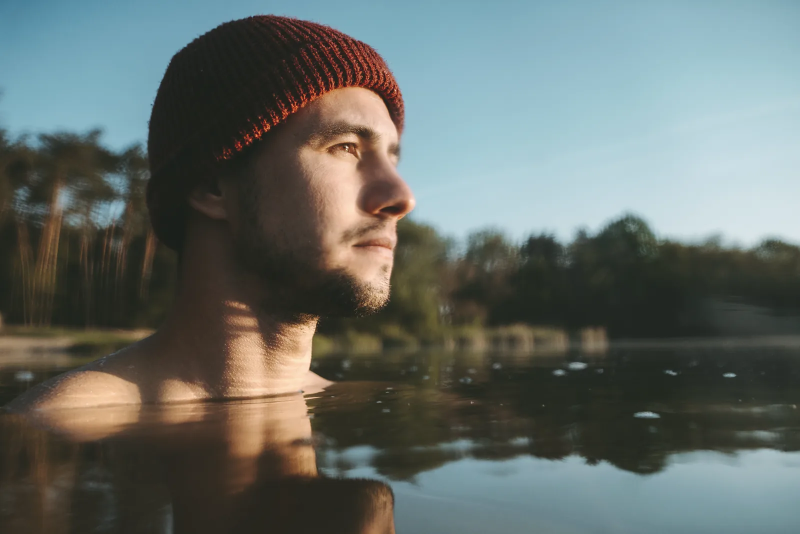
#> input picture templates/estate-ardvren/img/g-swim.webp, 1600 x 1067 px, given in place of 326369057-frame.jpg, which was not available (shown at 1/2 size)
$ python grade.py ../img/g-swim.webp
#> lines starting #> are read from the running program, lines starting #| are printed output that depends on the picture; pictures that were not available may be replaced by others from this repository, and a replacement may not be noted
#> in export, im is the input picture: PIL image 1600x1067 RGB; mean R, G, B 100.7, 108.2, 103.9
"""ARDVREN — crop, grade and export the nineteen licensed plates.

The site is Scots-pine dark with one larch accent, and stock photography of
forests and cabins arrives either cheerful-green or steel-blue, so every
plate gets the same treatment: the black point is lifted into the page
ground (#14201f) so a photograph's shadows and the panels around it read as
one surface, saturation comes down a sixth, and a gentle S-curve puts the
contrast back. Cabin larch and the two faces keep their warmth on purpose —
larch is the accent colour of the whole site.

Each plate is exported at the crops the pages actually use: a wide hero, a
tall 4:5 hero for phones, 20:9 bands, 4:5 and 4:3 tiles, 4:3 lodge cards
and 4:5 portraits.

    python tools/grade.py            # plates
    python tools/grade.py --video    # the three clips (needs ffmpeg on PATH or FFMPEG env)

The three clips are trimmed to the twelve seconds that loop best, scaled to
1280x720, graded to match the stills (saturation down, a touch of contrast)
and encoded H.264 CRF 24 with faststart, no audio; a poster frame is pulled
from each. Full-resolution originals live in tools/raw/ on the build machine
and are not shipped.
"""
import os
import sys
import subprocess
from PIL import Image, ImageEnhance, ImageFilter

HERE = os.path.dirname(os.path.abspath(__file__))
RAW = os.path.join(HERE, 'raw')
OUT = os.path.join(HERE, '..', 'img')
VID = os.path.join(HERE, '..', 'video')
os.makedirs(OUT, exist_ok=True)
os.makedirs(VID, exist_ok=True)

GROUND = (20, 32, 31)      # --ground, the page surface


def lut_lift(black, gamma=0.97, white=252):
    """Per-channel curve: black point lifted to `black`, mild gamma, soft S."""
    table = []
    for x in range(256):
        t = (x / 255.0) ** gamma
        s = t + 0.05 * (t - 0.5) * (1 - abs(2 * t - 1))
        s = min(1.0, max(0.0, s))
        table.append(int(round(black + (white - black) * s)))
    return table


def grade(im, sat=0.84, contrast=1.03, lift=GROUND, warm=False):
    im = im.convert('RGB')
    im = ImageEnhance.Color(im).enhance(sat)
    im = ImageEnhance.Contrast(im).enhance(contrast)
    if warm:
        # faces and larch: keep the red channel from sinking into the pine
        lut = lut_lift(lift[0] + 6) + lut_lift(lift[1]) + lut_lift(lift[2] - 4)
    else:
        lut = lut_lift(lift[0]) + lut_lift(lift[1]) + lut_lift(lift[2])
    im = im.point(lut)
    return im


def crop_ratio(im, ratio, cx=0.5, cy=0.5, zoom=1.0):
    """Largest `ratio` (w/h) window in `im`, scaled by 1/zoom, centred on (cx, cy)."""
#> called with ratio = 2.13, cx = 0.5, cy = 0.5, zoom = 1
    w, h = im.size
#> w = 1600; h = 1067
    if w / h > ratio:
        cw, ch = h * ratio, h
    else:
        cw, ch = w, w / ratio
#> cw = 1600; ch = 750
    cw, ch = cw / zoom, ch / zoom
    x0 = min(max(cx * w - cw / 2, 0), w - cw)
#> x0 = 0
    y0 = min(max(cy * h - ch / 2, 0), h - ch)
#> y0 = 158.5
    return im.crop((int(x0), int(y0), int(x0 + cw), int(y0 + ch)))
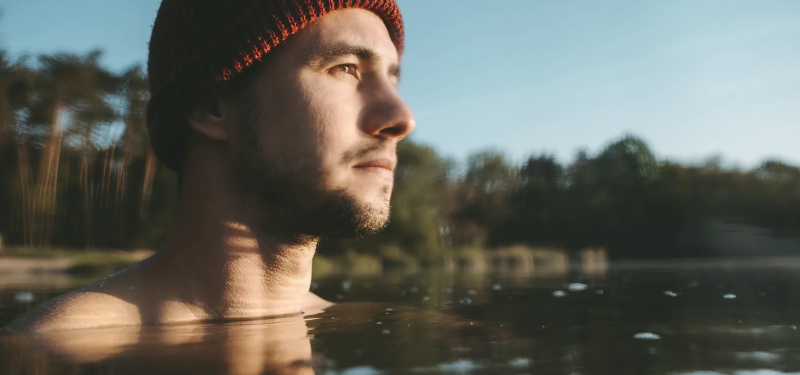
#> returned value: PIL image 1600x750 RGB (shown at 1/2 size); mean R, G, B 99.7, 101.2, 93.1


def export(src, name, width, height, cx=0.5, cy=0.5, zoom=1.0, q=82, **kw):
    im = Image.open(os.path.join(RAW, src + '.jpg'))
    im = crop_ratio(im, width / height, cx, cy, zoom)
    im = im.resize((width, height), Image.LANCZOS)
#> im: PIL image 2560x1200 RGB
    im = grade(im, **kw)
#> in grade, `im = im.point(lut)`:
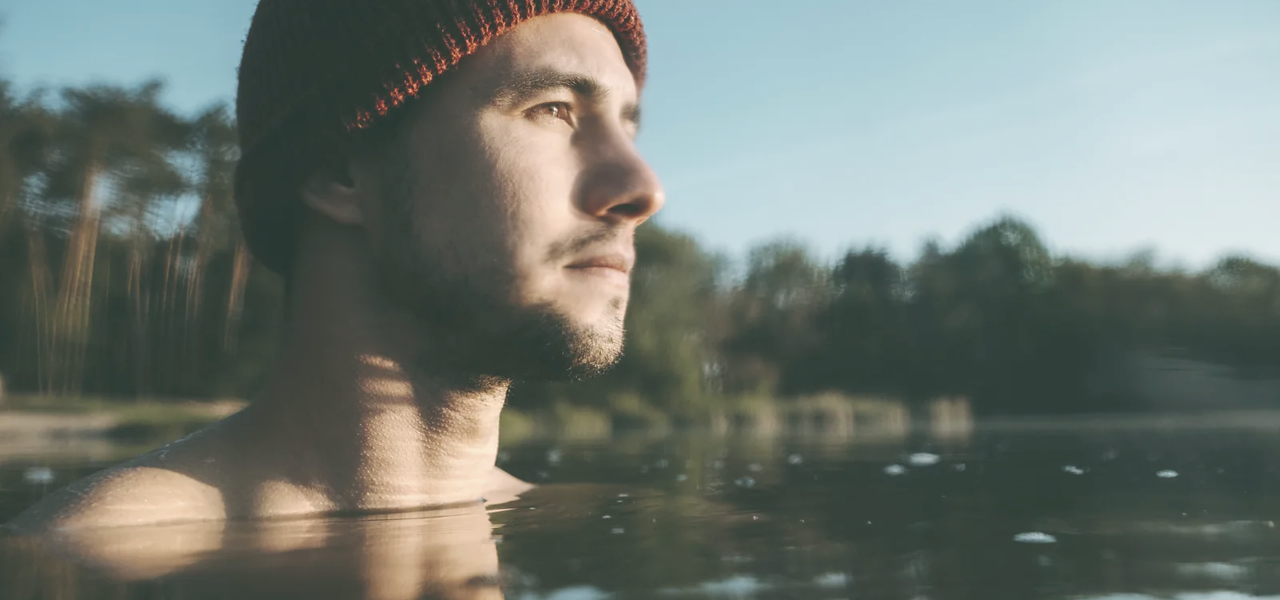
#> im: PIL image 2560x1200 RGB (shown at 1/2 size); mean R, G, B 111.5, 119.7, 112.9
    im = im.filter(ImageFilter.UnsharpMask(radius=1.2, percent=40, threshold=3))
#> pass 3 of the loop `for src, name, w, h, kw in PLATES:`:
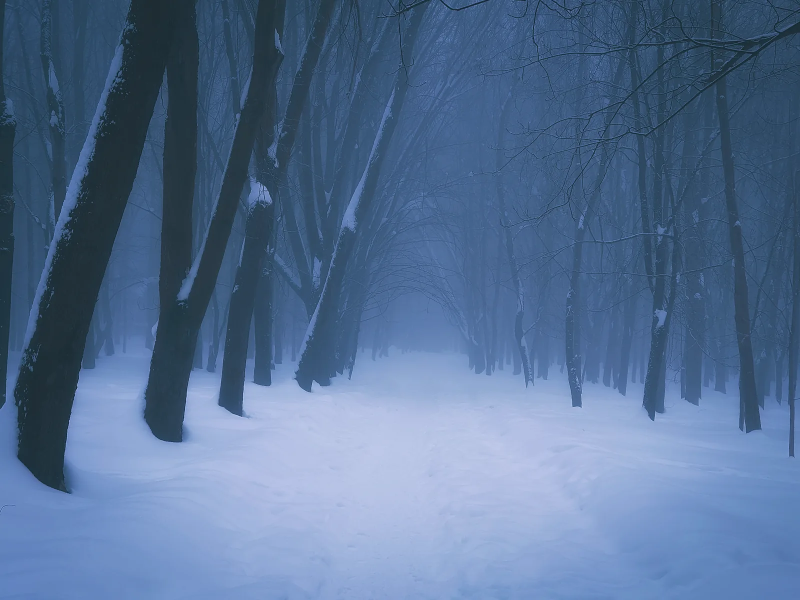
#> input picture templates/estate-ardvren/img/g-winter.webp, 1600 x 1200 px, given in place of 449691027.jpg, which was not available (shown at 1/2 size)
#> in export, im is the input picture: PIL image 1600x1200 RGB; mean R, G, B 85.2, 111.4, 147.1
#> in crop_ratio (call 3), `return im.crop((int(x0), int(y0), int(x0 + cw), int(y0 + ch)))`:
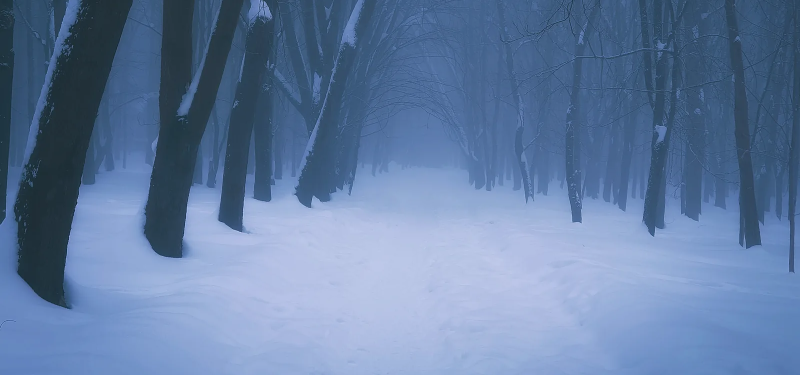
#> returned value: PIL image 1600x750 RGB (shown at 1/2 size); mean R, G, B 98.7, 124.2, 161.9
#> in grade (call 3), `im = im.point(lut)`:
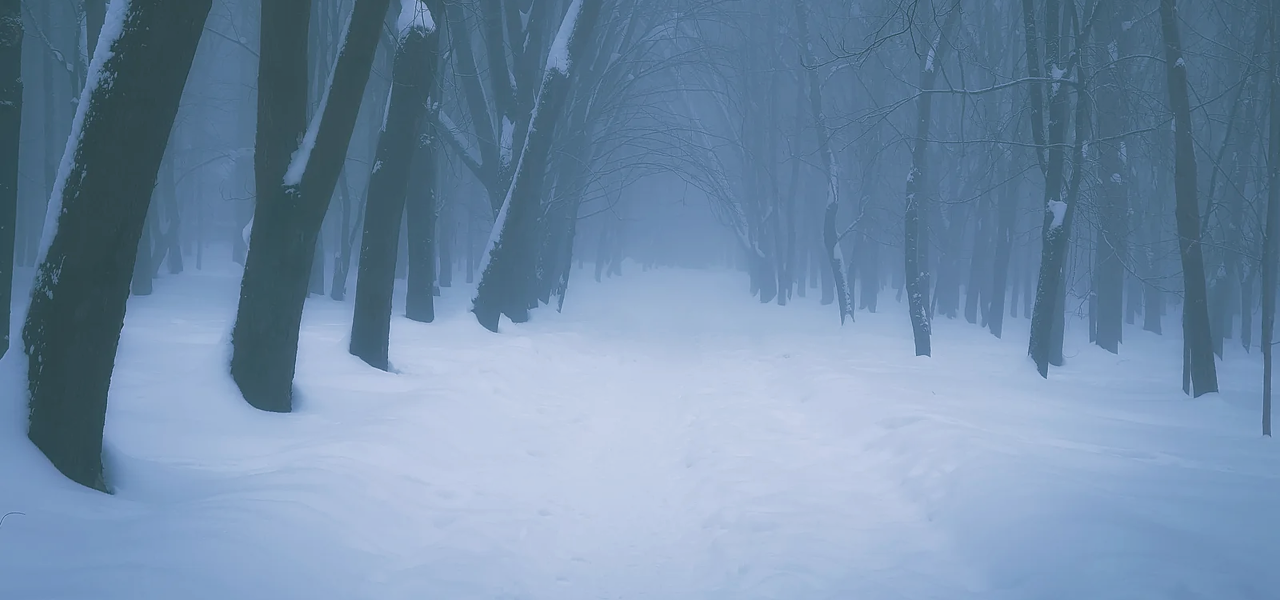
#> im: PIL image 2560x1200 RGB (shown at 1/2 size); mean R, G, B 113.5, 140, 167.8
    im.save(os.path.join(OUT, name + '.webp'), 'WEBP', quality=q, method=6)
    print('%-28s %dx%d  <- %s' % (name + '.webp', width, height, src))


PLATES = [
    # home — the five hero slides (slide one is the loch clip; its poster is a 4K frame of the master)
    ('326369057-frame', 'hero-loch',      2560, 1200, dict(cx=0.5, cy=0.5)),
    ('326369057-frame', 'hero-loch-tall', 1080, 1350, dict(cx=0.5, cy=0.5)),
    ('449691027', 'hero-forest',       2560, 1200, dict(cx=0.5, cy=0.62)),
    ('449691027', 'hero-forest-tall',  1080, 1350, dict(cx=0.45, cy=0.6)),
    ('403233677', 'hero-aerial',       2560, 1200, dict(cx=0.5, cy=0.5)),
    ('403233677', 'hero-aerial-tall',  1080, 1350, dict(cx=0.45, cy=0.5)),
    ('447487886', 'hero-pine',         2560, 1200, dict(cx=0.45, cy=0.55, warm=True)),
    ('447487886', 'hero-pine-tall',    1080, 1350, dict(cx=0.42, cy=0.5, warm=True)),
    ('1169072572', 'hero-winter',      2560, 1200, dict(cx=0.5, cy=0.5, warm=True)),
    ('1169072572', 'hero-winter-tall', 1080, 1350, dict(cx=0.45, cy=0.5, warm=True)),
    # home — the gallery, "The year at Ardvren"
    ('186908592', 'g-deer',    1600, 1067, dict(cx=0.5, cy=0.5)),
    ('565132524', 'g-swim',    1600, 1067, dict(cx=0.5, cy=0.5, warm=True)),
    ('493083492', 'g-winter',  1600, 1200, dict(cx=0.5, cy=0.5)),
    ('311495973', 'g-boat',    1600,  900, dict(cx=0.5, cy=0.55)),
    ('524696543', 'g-boats',   1600, 1067, dict(cx=0.5, cy=0.55)),
    ('635653950', 'g-heather', 1600, 1067, dict(cx=0.5, cy=0.55)),
    ('605778258', 'g-fire',    1000, 1333, dict(cx=0.5, cy=0.5, warm=True)),
    ('244621165', 'g-snow',    1600, 1067, dict(cx=0.5, cy=0.5)),
    ('449691027', 'og',                1200,  630, dict(cx=0.5, cy=0.62)),
    ('1442873552', 'band-river',       2000,  900, dict(cx=0.55, cy=0.5)),
    ('1442873552', 'band-river-tall',  1000, 1000, dict(cx=0.6, cy=0.5)),
    ('556571655', 'tile-pine',         1200, 1500, dict(cx=0.42, cy=0.5)),
    ('654228867', 'tile-owners',       1200, 1500, dict(cx=0.5, cy=0.56, zoom=1.28, warm=True)),
    ('403233677', 'band-aerial',       2000,  900, dict(cx=0.5, cy=0.55)),
    ('403233677', 'band-aerial-tall',  1000, 1000, dict(cx=0.5, cy=0.55)),
    # lodges
    ('541577575', 'lodge-bothy',       1400, 1050, dict(cx=0.52, cy=0.63, zoom=2.0, warm=True)),
    ('447487886', 'lodge-pine',        1400, 1050, dict(cx=0.45, cy=0.5, warm=True)),
    ('982533832', 'lodge-ridge',       1400, 1050, dict(cx=0.55, cy=0.5, warm=True)),
    ('1169072572', 'lodge-winter',     1400, 1050, dict(cx=0.5, cy=0.5, warm=True)),
    ('536497028', 'lodge-interior',    1400, 1050, dict(cx=0.5, cy=0.5, warm=True)),
    ('1550187324', 'lodge-sauna',      1400, 1050, dict(cx=0.5, cy=0.5)),
    ('321301016', 'tile-coffee',       1200, 1500, dict(cx=0.55, cy=0.45, warm=True)),
    ('622840542', 'head-lodges',       2560, 1000, dict(cx=0.5, cy=0.55)),
    ('622840542', 'head-lodges-tall',  1080, 1080, dict(cx=0.5, cy=0.55)),
    # plots
    ('403233677', 'head-plots',        2560, 1000, dict(cx=0.5, cy=0.5)),
    ('403233677', 'head-plots-tall',   1080, 1080, dict(cx=0.5, cy=0.5)),
    ('330710261', 'plot-woodland',     1200,  900, dict(cx=0.5, cy=0.55)),
    ('322590478', 'plot-ridge',        1200,  900, dict(cx=0.5, cy=0.5)),
    ('331163795', 'plot-lochside',     1200,  900, dict(cx=0.5, cy=0.55)),
    # visit
    ('305418681', 'head-visit',        2560, 1000, dict(cx=0.5, cy=0.55)),
    ('305418681', 'head-visit-tall',   1080, 1080, dict(cx=0.5, cy=0.55)),
    ('283568656', 'person-fiona',       800, 1000, dict(cx=0.57, cy=0.5, zoom=1.0, warm=True)),
    ('425530290', 'person-callum',      800, 1000, dict(cx=0.5, cy=0.5, warm=True)),
]

CLIPS = [
    # (source, name, start s, length s, extra grade) — 4K masters -> 1280x720 H.264.
    # The forest master is warm and yellow; the shore master is bright midday. Both are
    # pulled toward the loch clip's cool mist so the three cut together.
    ('305032392', 'film-forest', 4.0, 12.0, 'colorbalance=rs=-0.10:gs=-0.02:bs=0.08:rm=-0.06:bm=0.05,eq=saturation=0.72:brightness=-0.02'),
    ('326369057', 'film-loch',   2.0, 12.0, ''),
    ('141091178', 'film-shore',  1.0, 10.0, 'colorbalance=rs=-0.05:bs=0.03,eq=saturation=0.78:brightness=-0.05:contrast=1.02'),
]


def video():
    ffmpeg = os.environ.get('FFMPEG', 'ffmpeg')
    for src, name, start, length, extra in CLIPS:
        inp = os.path.join(RAW, src + '.mov')
        out = os.path.join(VID, name + '.mp4')
        vf = 'scale=1280:720:flags=lanczos,eq=contrast=1.04:saturation=0.84:gamma=0.98,' + (extra + ',' if extra else '') + 'format=yuv420p'
        subprocess.run([ffmpeg, '-hide_banner', '-loglevel', 'error', '-y', '-ss', str(start), '-t', str(length),
                        '-i', inp, '-an', '-vf', vf, '-c:v', 'libx264', '-preset', 'slow', '-crf', '24',
                        '-movflags', '+faststart', out], check=True)
        poster = os.path.join(OUT, name + '-poster.jpg')
        subprocess.run([ffmpeg, '-hide_banner', '-loglevel', 'error', '-y', '-ss', '0.5', '-i', out,
                        '-frames:v', '1', '-q:v', '3', poster], check=True)
        pim = grade(Image.open(poster).convert('RGB'), sat=0.96, contrast=1.0)
        pim.save(os.path.join(OUT, name + '-poster.webp'), 'WEBP', quality=74, method=6)
        os.remove(poster)
        print('%-20s %d KB' % (name + '.mp4', os.path.getsize(out) // 1024))


if __name__ == '__main__':
    if '--video' in sys.argv:
        video()
    else:
        for src, name, w, h, kw in PLATES:
#> (the run stopped early here; a loop or call above may not have finished)
